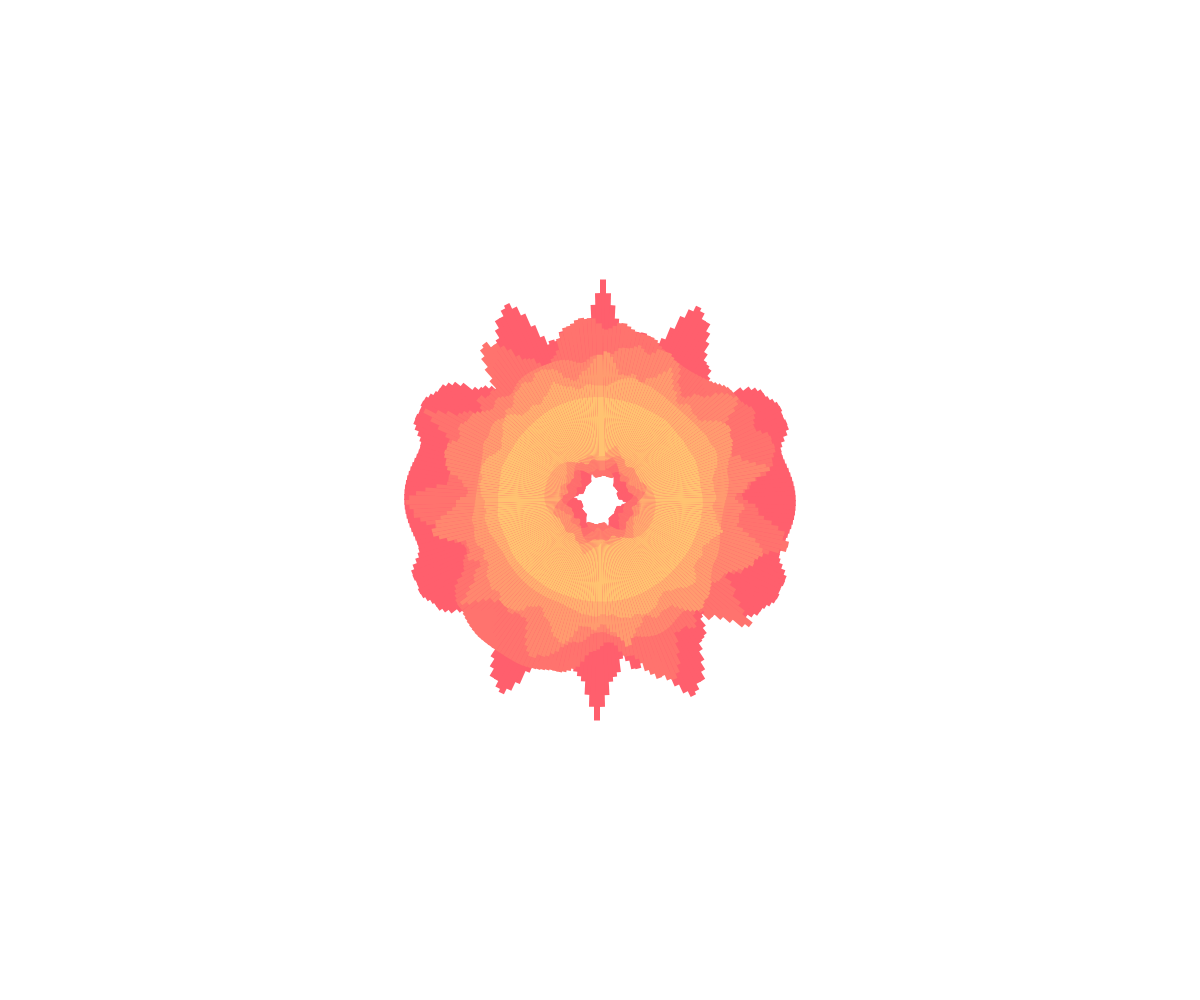
Frame 1 (no input)
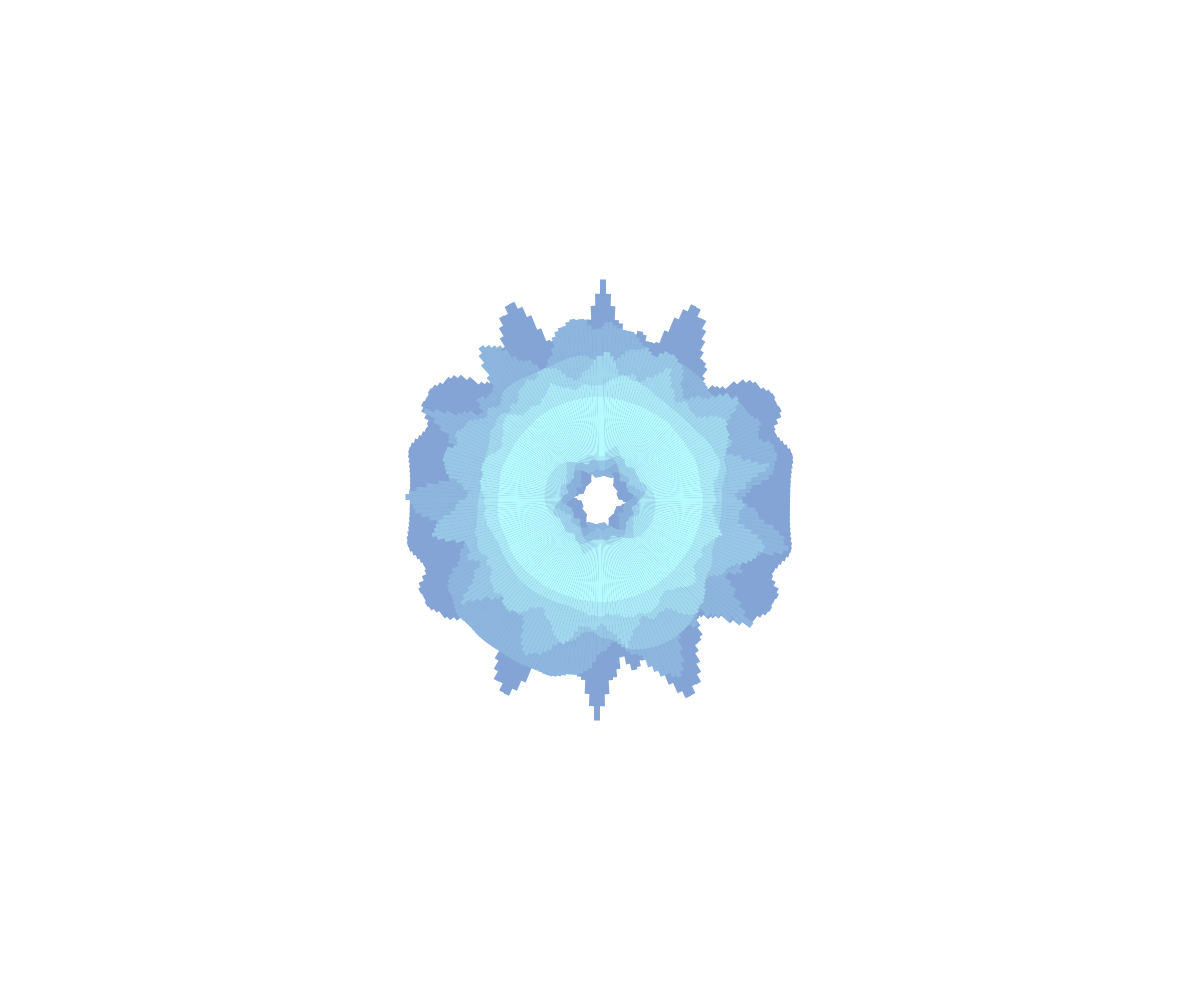
Frame 2 (the mouse pressed at the canvas centre, redrawn once)

The p5.js sketch that drew these frames (run headless with seeded random() and noise() and a simulated clock; the mouse was pressed at the canvas centre and the sketch redrawn once):

// p5.js sketch
// ── sketch.js
// SID 490054965   Name: Yizun Zhang
// Inspiration by William Kolomyjec from
// http://recodeproject.com/artwork/v2n4seasons-greetings

// By using simple rectangular with noise sin and cos function,the different layers of petal are generated randomly to look like a structured flower.
// The title of original artwork named 'Season Greetings', which inspire me to use gradient colors to exhibit a strong visual impact of 'seasons' with various colors and shapes of a flower, so as to generate surprising and unpredictable outcomes.

function setup() {
  createCanvas(windowWidth, windowHeight);
  noStroke();
  rectMode(CORNERS);
  noLoop();
  angleMode(RADIANS);
}

function draw() {
  background(255);
  drawFlower();
}

function mousePressed(){
  translate(-width/2, -height/2);
  //move bake to the center of the canvas 
  draw();
}

function drawFlower(){
  let angle = 0;
  let num = random(3, 5);
  
//define a series of gradient color.
  let c1 = [238, 255, 156, 221, 167, 225];
  let c2 = [255, 255, 95, 195, 109, 113];
  let c3 = [131, 182, 164, 251, 212, 255];
  let c4 = [255, 201, 175, 255, 189, 191];
  let c5 = [151,251,150,199,240,212];
  let c6 = [121,255,159,224,12,0];
  let c7 = [237,255,66,237,100,188];
  let palette = [c1, c2, c3, c4, c5, c6, c7];
  let pickNum = floor(random(0, 7));

  translate(width / 2, height / 2);
  //create first loop for every small signle rect.
  for (let i = 0; i < 260; i++) {
    push();//  star a new drawing state
  
    //rotate to get a whole circle
    rotate(angle);
    //create second loop for diffrent layers of the flower.
    for (let j = 0; j < 6; j++) {
		//use Map and Array to get the accurate color 
      let red = map(j, 0, 5, palette[pickNum][0], palette[pickNum][1]);
      let green = map(j, 0, 5, palette[pickNum][2], palette[pickNum][3]);
      let blue = map(j, 0, 5, palette[pickNum][4], palette[pickNum][5]);
      fill(red, green, blue);

      // draw every sigle rectangle based on the noise sin and cos.
      rect(0, -(j + 1) * 5 - 40 * noise(cos(-angle + j) * 2), 6, -100 -(40 + (4 - j) * 35) * noise(sin(angle + j) * num + j/2));
    }
    pop(); //     Restore original state

    angle = angle + TWO_PI / 260.0;
  }
}
